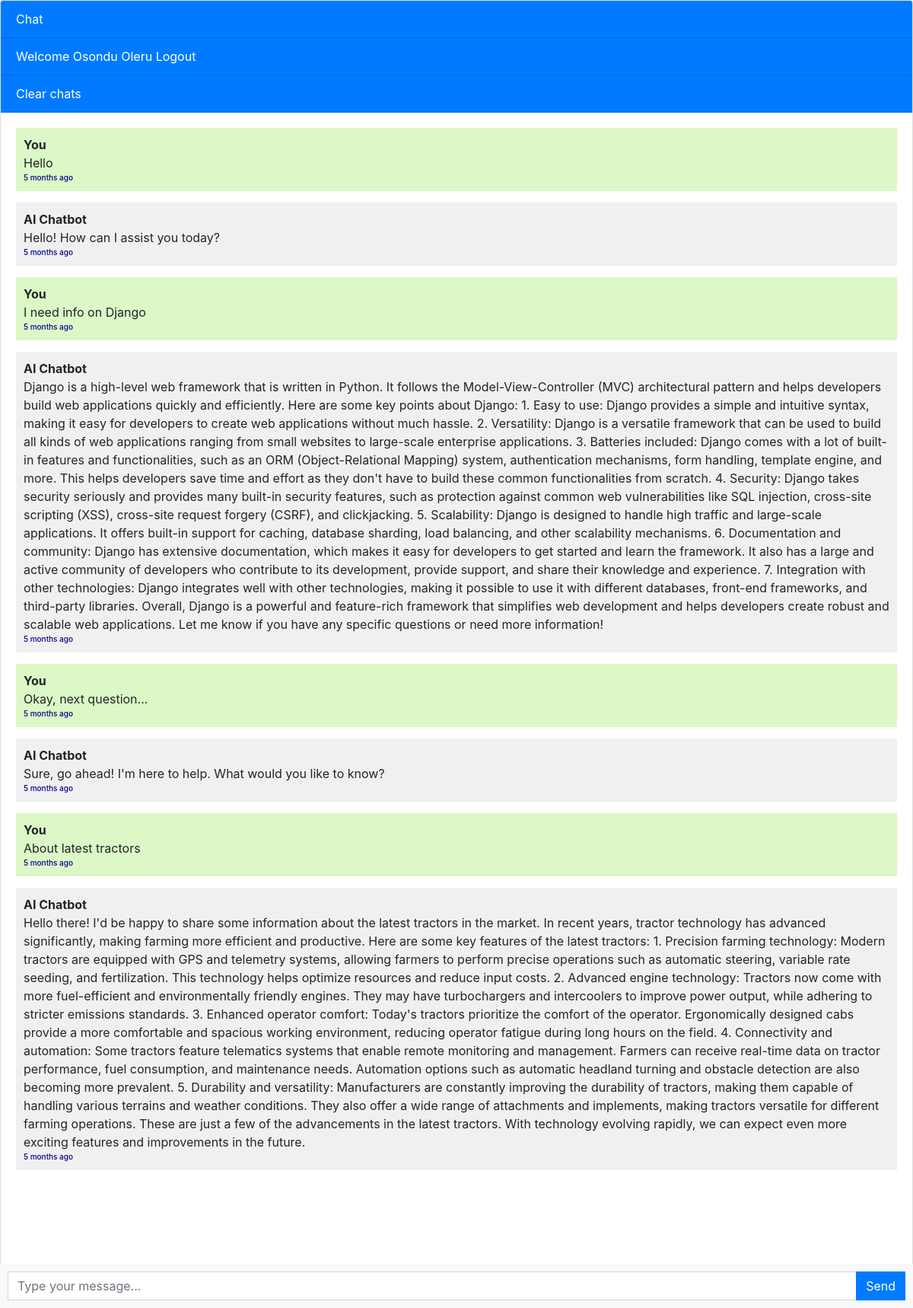
/ (signed in), run on the app's committed database.
### chatbot/models.py (models this page shows, shortened)
class User(AbstractUser):
    phone = models.CharField(max_length=200)
    REQUIRED_FIELDS = ["phone"]

class Chat(models.Model):
    user = models.ForeignKey(User, on_delete=models.CASCADE)
    message = models.TextField()
    response = models.TextField()
    created_at = models.DateTimeField(auto_now_add=True)

### chatbot/views.py (the view, shortened to what this page needs)
# urls.py: path("", views.chatbot, name="chatbot"),
def chatbot(request):
     if request.user.is_authenticated == False:
        return redirect("/logout")
     chats = Chat.objects.filter(user=request.user)
     return render(request, "chatbot.html", {'chats': chats})

### templates/chatbot.html (shortened to what this page needs)
{% extends 'base.html' %}
{% block content %}
{% load custom_template_tags %}
<div class="chat-container">
  <div class="card flex-grow-1">
    <div class="card-header bg-primary text-white">Chat</div>
    {% if user.is_authenticated %}
    <div class="card-header bg-primary text-white">Welcome {{user.first_name}} {{user.last_name}} <a style="color: white;"
        href="logout">Logout</a></div>
    {% else %}
    <div class="card-header bg-primary text-white"><a style="color: white;" href="login">Login</a> <a
        style="color: white;" href="register">Register</a></div>
    {% endif %}
    <div class="card-header bg-primary text-white"> <a style="color: white;" href="delete-chats">Clear chats</a></div>
    <div class="card-body messages-box">
      <ul class="list-unstyled messages-list">
        {% for chat in chats %}
        {% if chat.user == request.user %}
        <li class="message sent">
          <div class="message-text">
            <div class="message-sender">
              <b>You</b>
            </div>
            <div class="message-content">
              {{chat.message}} <br />
              <div style="font-size: 10px; color:darkblue; font-weight: 500;">{% time_ago chat.created_at %}</div>
            </div>
          </div>
        </li>
        <li class="message received">
          <div class="message-text">
            <div class="message-sender">
              <b>AI Chatbot</b>
            </div>
            <div class="message-content">
              {{chat.response}} <br />
              <div style="font-size: 10px;color:darkblue; font-weight: 500;">{% time_ago chat.created_at %}</div>
            </div>
          </div>
        </li>
        {% endif %}
        {% endfor %}
      </ul>
    </div>
    <br><br>
    <br><br>
    <br><br>
  </div>
  <form class="message-form">
    <div class="input-group">
      <input type="text" class="form-control message-input" placeholder="Type your message...">
      <div class="input-group-append">
        <button type="submit" class="btn btn-primary btn-send">Send</button>
      </div>
    </div>
  </form>
</div>
{% endblock %}

### templates/chatbot.html (style rules this page uses)
body, html { height: 100%; }
.messages-box { flex: 1; overflow-y: auto; }
.messages-list { padding-left: 0; }
.message { margin-bottom: 15px; list-style: none; }
.message-text { padding: 10px; border-radius: 5px; }
.sent { background-color: #dcf8c6; align-self: flex-end; }
.received { background-color: #f1f0f0; align-self: flex-start; }
.message-form { display: flex; position: fixed; bottom: 0; left: 0; right: 0; padding: 10px; background-color: #f8f9fa; }
.message-input { flex: 1; border-radius: 0; border-right: none; }
.btn-send { border-radius: 0; }
.chat-container { height: 100%; display: flex; flex-direction: column; }

### data on the page
User: first_name "Osondu", last_name "Oleru"
Chat: message "Hello", created_at "5 months ago", response "Hello! How can I assist you today?"
Chat: message "I need info on Django", created_at "5 months ago", response "Django is a high-level web framework that is written in Python. It follows the Model-View-Controller (MVC) architectural pattern and helps developers build web applications quickly and efficiently. Here are some key points about Django: 1. Easy to use: Django provides a simple and intuitive syntax, making it easy for developers to create web applications without much hassle. 2. Versatility: Django is a versatile framework that can be used to build all kinds of web applications ranging from small websites to large-scale enterprise applications. 3. Batteries included: Django comes with a lot of built-in features and functionalities, such as an ORM (Object-Relational Mapping) system,…"
Chat: message "Okay, next question...", created_at "5 months ago", response "Sure, go ahead! I'm here to help. What would you like to know?"
Chat: message "About latest tractors", created_at "5 months ago", response "Hello there! I'd be happy to share some information about the latest tractors in the market. In recent years, tractor technology has advanced significantly, making farming more efficient and productive. Here are some key features of the latest tractors: 1. Precision farming technology: Modern tractors are equipped with GPS and telemetry systems, allowing farmers to perform precise operations such as automatic steering, variable rate seeding, and fertilization. This technology helps optimize resources and reduce input costs. 2. Advanced engine technology: Tractors now come with more fuel-efficient and environmentally friendly engines. They may have turbochargers and intercoolers to improve…"
